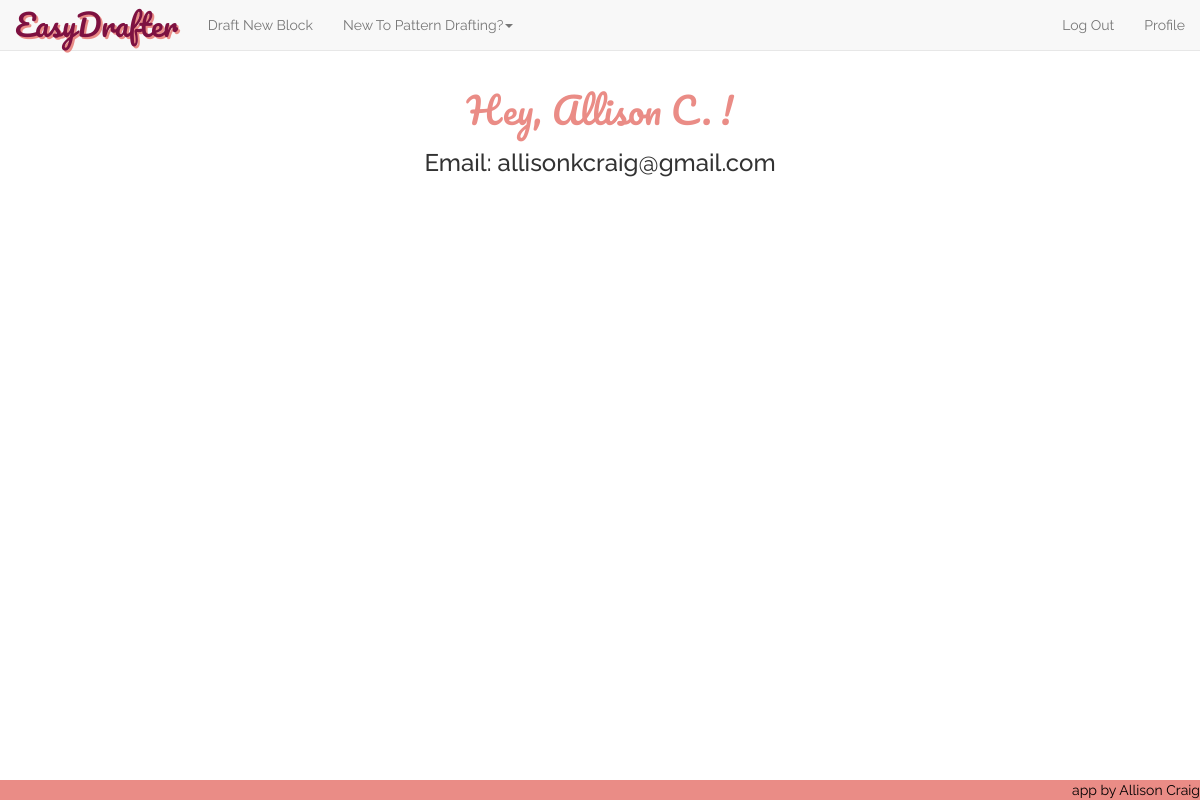
Before: /profile (signed in) with the older database file.
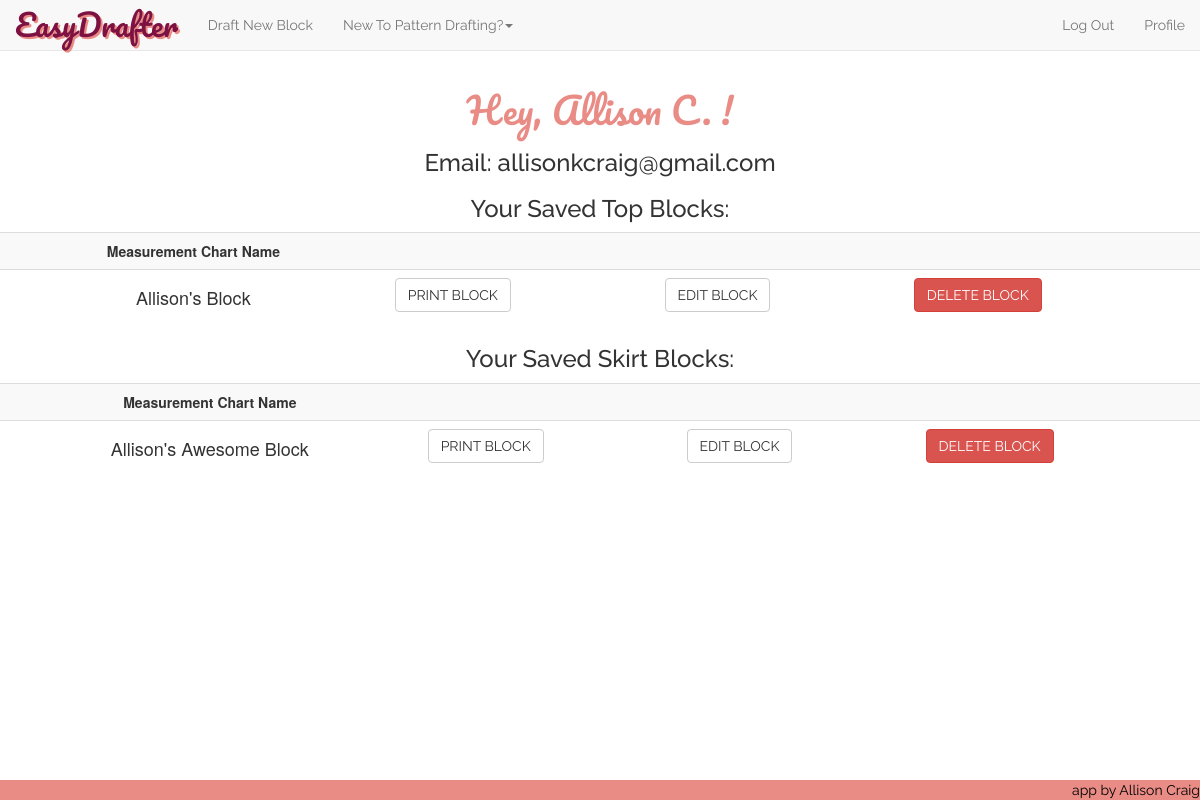
After: the same page with the newer database file.
### model.py (models this page shows, shortened)
class User(db.Model):
    __tablename__ = "Users"
    user_id = db.Column(db.Integer, autoincrement=True, primary_key=True)
    fb_id = db.Column(db.String(64), unique=True, nullable=True)
    email = db.Column(db.String(64), unique=True, nullable=False)
    password = db.Column(db.String(64), nullable=True)
    fname = db.Column(db.String(15), nullable=False)

class Measurement_Chart_Top(db.Model):
    __tablename__ = "Measurement_Chart_Tops"
    chart_id = db.Column(db.Integer, autoincrement=True, primary_key=True)
    nickname = db.Column(db.Integer, nullable=False)
    user_id = db.Column(db.String(100), db.ForeignKey('Users.user_id'))
    bust = db.Column(db.Integer, nullable=False)
    waist = db.Column(db.Integer, nullable=False)
    full_length = db.Column(db.Integer, nullable=False)
    center_front = db.Column(db.Integer, nullable=False)
    front_shoulder_slope = db.Column(db.Integer, nullable=False)
    strap = db.Column(db.Integer, nullable=False)
    front_across_shoulder = db.Column(db.Integer, nullable=False)
    across_chest = db.Column(db.Integer, nullable=False)
    bust_depth = db.Column(db.Integer, nullable=False)
    shoulder_length = db.Column(db.Integer, nullable=False)
    bust_arc = db.Column(db.Integer, nullable=False)
    bust_span = db.Column(db.Integer, nullable=False)
    waist_arc = db.Column(db.Integer, nullable=False)
    dart_placement = db.Column(db.Integer, nullable=False)
    side_length = db.Column(db.Integer, nullable=False)
    full_length_back = db.Column(db.Integer, nullable=False)
    center_back = db.Column(db.Integer, nullable=False)
    back_shoulder_slope = db.Column(db.Integer, nullable=False)
    across_back = db.Column(db.Integer, nullable=False)
    back_arc = db.Column(db.Integer, nullable=False)
    waist_arc_back = db.Column(db.Integer, nullable=False)
    back_neck = db.Column(db.Integer, nullable=False)
    back_across_shoulder = db.Column(db.Integer, nullable=False)
    back_dart_intake = db.Column(db.Integer, nullable=False)
    user = db.relationship("User",
                           backref=db.backref("Measurement_Chart_Tops"))

class Measurement_Chart_Skirt(db.Model):
    __tablename__ = "Measurement_Chart_Skirts"
    chart_id = db.Column(db.Integer, autoincrement=True, primary_key=True)
    nickname = db.Column(db.Integer, nullable=False)
    user_id = db.Column(db.String(100), db.ForeignKey('Users.user_id'))
    waist = db.Column(db.Integer, nullable=False)
    hip = db.Column(db.Integer, nullable=False)
    center_front_hip_depth = db.Column(db.Integer, nullable=False)
    back_hip_arc = db.Column(db.Integer, nullable=False)
    center_back_hip_depth = db.Column(db.Integer, nullable=False)
    front_hip_arc = db.Column(db.Integer, nullable=False)
    dart_placement = db.Column(db.Integer, nullable=False)
    user = db.relationship("User",
                           backref=db.backref("Measurement_Chart_Skirts"))

### server.py (the view)
@app.route('/profile')
def user_profile_page():
    user_email = session['logged_in_customer_email']
    user = User.query.filter(User.email==user_email).one()
    current_user_id = user.user_id
    saved_blocks_tops = Measurement_Chart_Top.query.filter(Measurement_Chart_Top.user_id==current_user_id).all()
    saved_blocks_skirts = Measurement_Chart_Skirt.query.filter(Measurement_Chart_Skirt.user_id==current_user_id).all()
    return render_template("profile.html", user=user, session=session, savedblockstops=saved_blocks_tops, savedblocksskirts=saved_blocks_skirts)

### server.py (called while the page is built)
@app.before_request
def add_tests():
    g.jasmine_tests = JS_TESTING_MODE

### templates/profile.html (shortened to what this page needs)
{% extends 'base.html' %}
{% block content %}
<center><h1 class='heading-titles'>Hey, {{ user.fname }} !</h1></center>
<center><h3 class="raleway">Email: {{ user.email }}</h3></center>
{% if savedblockstops %}
<center><h3 class="raleway">Your Saved Top Blocks: </h3></center>
<table class="table table-hover table-striped">
	<th><center>Measurement Chart Name</center></th>
	<th></th>
	<th></th>
	<th></th>
{% for sblocktop in savedblockstops %}
		<tr class="saved-block">
			<td><center><h4>{{ sblocktop.nickname }}</h4></center>
				<center>
					<td><form action='/print-top/{{sblocktop.chart_id}}'>
						<button class="btn btn-default">PRINT BLOCK</button>
					</form></td>
					<td><form action='/edit-top/{{sblocktop.chart_id}}'>
						<button class="btn btn-default" value="{{ sblocktop.chart_id }}">EDIT BLOCK</button>
					</form></td>
					<td>
						<button class="btn btn-danger delete-btn-top" name='chart-id' value="{{ sblocktop.chart_id }}">DELETE BLOCK</button></td>
					</center>
				</td>
			</tr>
{% endfor %}
</table>
{% endif %}
{% if savedblocksskirts %}
<center><h3 class="raleway">Your Saved Skirt Blocks: </h3></center>
<table class="table table-hover table-striped">
	<th><center>Measurement Chart Name</center></th>
	<th></th>
	<th></th>
	<th></th>
{% for sblockskirt in savedblocksskirts %}
		<tr class="saved-block">
			<td><center><h4>{{ sblockskirt.nickname }}</h4></center>
				<center>
					<td><form action='/print-skirt/{{sblockskirt.chart_id}}'>
						<button class="btn btn-default">PRINT BLOCK</button>
					</form></td>
					<td><form action='/edit-skirt/{{sblockskirt.chart_id}}'>
						<button class="btn btn-default" value="{{ sblockskirt.chart_id }}">EDIT BLOCK</button>
					</form></td>
					<td>
						<button class="btn btn-danger delete-btn-skirt" name='chart-id' value="{{ sblockskirt.chart_id }}">DELETE BLOCK</button>
					</td>
				</center>
			</td>
		</tr>
{% endfor %}
</table>
{% endif %}
{% endblock %}

### templates/base.html (shortened to what this page needs)
<!DOCTYPE html>
<html>
<head>
	<link rel='stylesheet' href='/static/css/style.css'>
	<link rel='stylesheet' href='/static/css/bootstrap.min.css'>
</head>
<body>
	<nav class="navbar navbar-default navbar-fixed-top">
		<div class="container-fluid">
			<div class="navbar-header">
				<a class="navbar-brand" id="corner-logo" href="/">EasyDrafter</a>
			</div>
			<div class="collapse navbar-collapse" id="bs-example-navbar-collapse-1">
				<ul class="nav navbar-nav">
				{% if session['current_user_id'] is defined %}
					<li><a href="/choose-block">Draft New Block</a></li>
				{% endif %}
					<li role="presentation" class="dropdown">
						<a class="dropdown-toggle" data-toggle="dropdown" href="#" role="button" aria-haspopup="true" aria-expanded="false">
							New To Pattern Drafting?<span class="caret"></span>
						</a>
					</li>
				</ul>
				<ul class="nav navbar-nav navbar-right">
				{% if session['current_user_id'] is defined %}
					<li><a href="/logout" id="logout">Log Out</a></li>
					<li><a href="/profile" id="profile">Profile</a></li>
				{% else %}
					<li><a href="/login">Log In</a></li>
					<li><a href="/register">Register</a></li>
				{% endif %}
				</ul>
			</div>
		</div>
	</nav>
{% block content %}{% endblock %}
<footer><a href="https://github.com/allisonkcraig" target="blank" id="footer-a">app by Allison Craig</a></footer>
</body>
</html>

### static/css/style.css (style rules this page uses)
body { padding-top: 70px; margin-bottom: 2em; padding-bottom: 4em; }
.btn { font-family: "Raleway"; }
.heading-titles { font-family: 'Pacifico', cursive; color: #EA8C86; }
#corner-logo { font-family: 'Pacifico', cursive; font-size: 30px; text-decoration: none; text-shadow: 2px 2px #EA8C86; color: #7D1141; }
.navbar { font-family: "Raleway"; }
footer { font-family: "Raleway"; background-color: #EA8C86; position:fixed; left:0px; bottom:0px; height:20px; width:100%; }
#footer-a { text-decoration: none; color: black; float: right; }
.raleway { font-family: "Raleway"; }

Changed rows visible on the page:
added Measurement_Chart_Top: nickname "Allison's Block", {{ sblocktop.chart_id }} 11 (drawn)
added Measurement_Chart_Skirt: nickname "Allison's Awesome Block", {{ sblockskirt.chart_id }} 6 (drawn)
Other visible differences:
text now shown: "Your Saved Top Blocks: Measurement Chart Name Your Saved Skirt Blocks: Measurement Chart Name"
